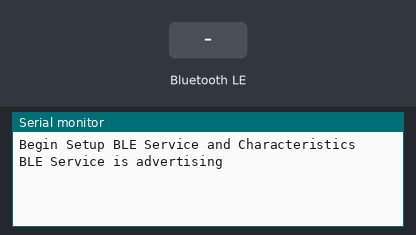
Simulated run of this sketch. Board: ESP32. Parts: the last lines printed to the serial monitor. The inputs (shaded band) are chosen by the test bench. Nothing arrives over Bluetooth unless stated; a phone connects over Bluetooth LE 3 s after start.

Above: at 1.2 s.
1.3 s: Bluetooth LE write "1" received
At 2.0 s:
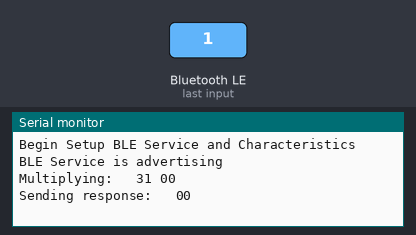
2.8 s: Bluetooth LE write "0" received
At 2.96 s:
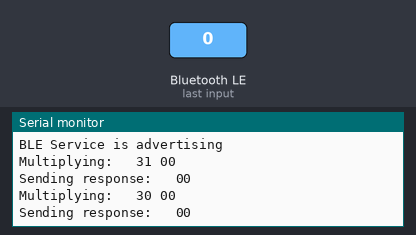
4.5 s: Bluetooth LE write "2" received
At 5.6 s:
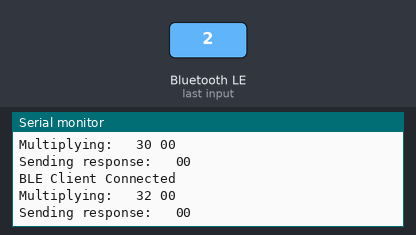

The sketch:

basic_ble_peripheral.ino
```cpp
/*
 *
 * File:        basic_ble_peripheral
 * Description: Implements a basic BLE peripheral for device testing
 * Author:      Rob Kerr (mail@robkerr.com)
 * Date:        6 AUG 2021
 *
 */
#include <BLEDevice.h>
#include <BLEUtils.h>
#include <BLEServer.h>

#define PERIPHERAL_NAME                "Test Peripheral"
#define SERVICE_UUID                "EBC0FCC1-2FC3-44B7-94A8-A08D0A0A5079"
#define CHARACTERISTIC_INPUT_UUID   "C1AB2C55-7914-4140-B85B-879C5E252FE5"
#define CHARACTERISTIC_OUTPUT_UUID  "643954A4-A6CC-455C-825C-499190CE7DB0"

// Current value of output characteristic persisted here
static uint8_t outputData[1];

// Output characteristic is used to send the response back to the connected phone
BLECharacteristic *pOutputChar;

// Class defines methods called when a device connects and disconnects from the service
class ServerCallbacks: public BLEServerCallbacks {
    void onConnect(BLEServer* pServer) {
        Serial.println("BLE Client Connected");
    }
    void onDisconnect(BLEServer* pServer) {
        BLEDevice::startAdvertising();
        Serial.println("BLE Client Disconnected");
    }
};

class InputReceivedCallbacks: public BLECharacteristicCallbacks {
    void onWrite(BLECharacteristic *pCharWriteState) {
        uint8_t *inputValues = pCharWriteState->getData();


        switch(inputValues[2]) {
          case 0x00: // add
            Serial.printf("Adding:   %02x %02x\r\n", inputValues[0], inputValues[1]);
            outputData[0] = inputValues[0] + inputValues[1];
            break;
          case 0x01: // subtract
            Serial.printf("Subtracting:   %02x %02x\r\n", inputValues[0], inputValues[1]);
            outputData[0] = inputValues[0] - inputValues[1];
            break;
          default: // multiply
            Serial.printf("Multiplying:   %02x %02x\r\n", inputValues[0], inputValues[1]);
            outputData[0] = inputValues[0] * inputValues[1];
        }

        Serial.printf("Sending response:   %02x\r\n", outputData[0]);

        pOutputChar->setValue((uint8_t *)outputData, 1);
        pOutputChar->notify();
    }
};

void setup() {
  // Use the Arduino serial monitor set to this baud rate to view BLE peripheral logs
  Serial.begin(115200);
  Serial.println("Begin Setup BLE Service and Characteristics");

  // Configure thes server

  BLEDevice::init(PERIPHERAL_NAME);
  BLEServer *pServer = BLEDevice::createServer();

  // Create the service
  BLEService *pService = pServer->createService(SERVICE_UUID);

  // Create a characteristic for the service
  BLECharacteristic *pInputChar = pService->createCharacteristic(
                              CHARACTERISTIC_INPUT_UUID,
                              BLECharacteristic::PROPERTY_WRITE_NR | BLECharacteristic::PROPERTY_WRITE);

  pOutputChar = pService->createCharacteristic(
                              CHARACTERISTIC_OUTPUT_UUID,
                              BLECharacteristic::PROPERTY_READ | BLECharacteristic::PROPERTY_NOTIFY);


  // Hook callback to report server events
  pServer->setCallbacks(new ServerCallbacks());
  pInputChar->setCallbacks(new InputReceivedCallbacks());

  // Initial characteristic value
  outputData[0] = 0x00;
  pOutputChar->setValue((uint8_t *)outputData, 1);

  // Start the service
  pService->start();

  // Advertise the service
  BLEAdvertising *pAdvertising = BLEDevice::getAdvertising();
  pAdvertising->addServiceUUID(SERVICE_UUID);
  pAdvertising->setScanResponse(true);
  pAdvertising->setMinPreferred(0x06);
  pAdvertising->setMinPreferred(0x12);
  BLEDevice::startAdvertising();

  Serial.println("BLE Service is advertising");
}

void loop() {
  // put your main code here, to run repeatedly:
  delay(2000);
}
```

Measured:
- after the input at 1.3 s, the serial monitor: prints a new line at once (image 1)
- after the input at 2.8 s, the serial monitor: prints a new line at once (image 2)
- after the input at 4.5 s, the serial monitor: prints a new line at once (image 3)
